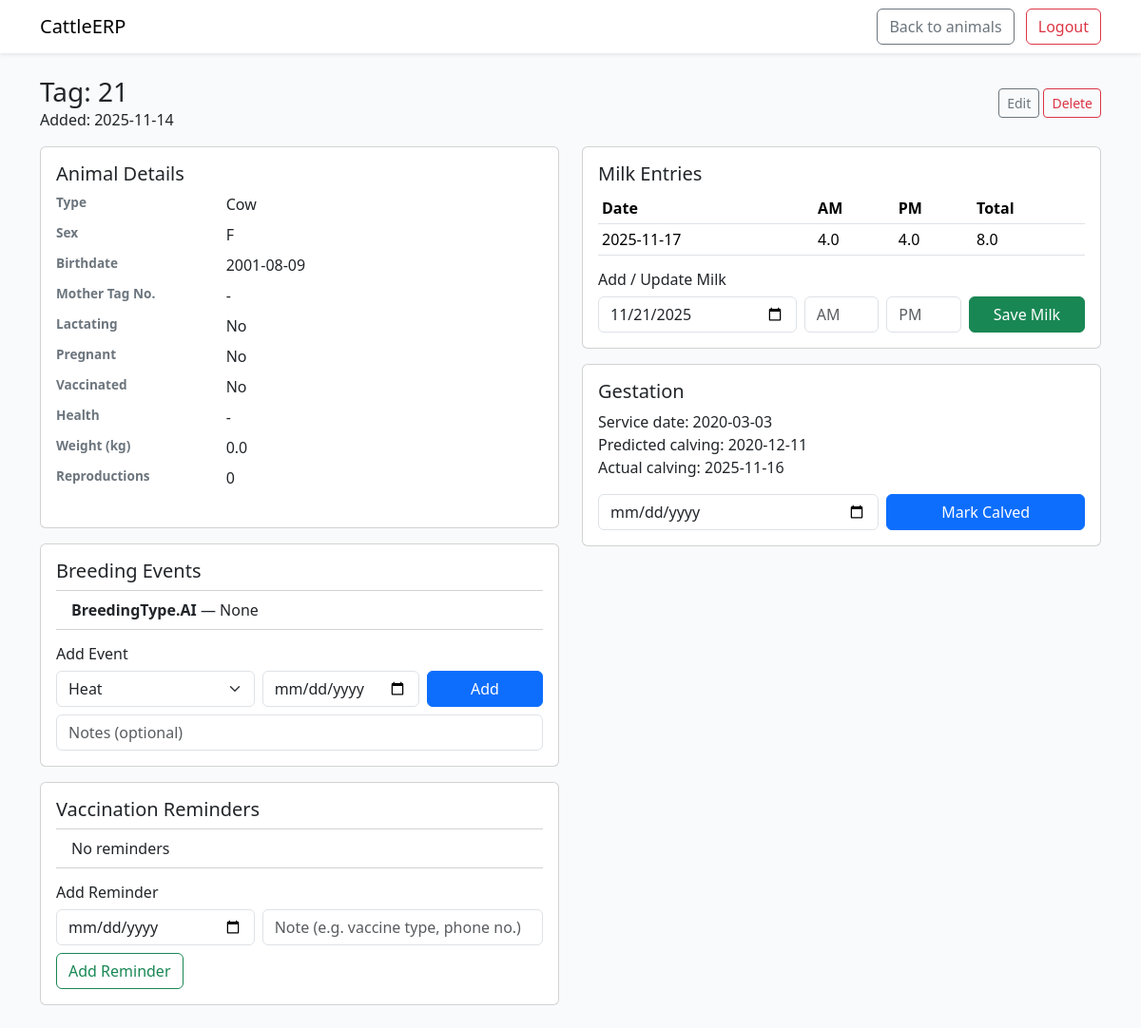
The app's page /animals/3 (signed in) with its own data.
### app/main.py (models this page shows)
class Animal(SQLModel, table=True):
    id: Optional[int] = Field(default=None, primary_key=True)
    tag_no: str = Field(index=True, unique=True)
    sex: str  # "F" or "M"
    birthdate: date
    breed_id: Optional[int] = Field(default=None, foreign_key="breed.id")
    farm_id: Optional[int] = Field(default=None, foreign_key="farm.id")
    cattle_type: str = Field(default="Cow")  # Cow / Buffalo / etc.
    mother_tag_no: Optional[str] = Field(default=None)
    lactating: bool = Field(default=False)
    pregnant: bool = Field(default=False)
    vaccinated: bool = Field(default=False)
    health: Optional[str] = Field(default=None)
    weight: float = Field(default=0.0)
    reproductions: int = Field(default=0)
    created_at: datetime = Field(default_factory=datetime.utcnow)

class BreedingEvent(SQLModel, table=True):
    id: Optional[int] = Field(default=None, primary_key=True)
    animal_id: int = Field(foreign_key="animal.id", index=True)
    event_type: BreedingType
    event_date: date
    notes: Optional[str] = None

class MilkYieldDaily(SQLModel, table=True):
    id: Optional[int] = Field(default=None, primary_key=True)
    animal_id: int = Field(foreign_key="animal.id", index=True)
    entry_date: date = Field(index=True)
    am_liters: float = 0.0
    pm_liters: float = 0.0
    total_liters: float = 0.0

class Gestation(SQLModel, table=True):
    id: Optional[int] = Field(default=None, primary_key=True)
    animal_id: int = Field(foreign_key="animal.id", index=True)
    service_date: date  # when conception assumed
    predicted_calving_date: date
    actual_calving_date: Optional[date] = None
    notes: Optional[str] = None

### app/main.py (the view)
@app.get("/animals/{animal_id}", response_class=HTMLResponse)
def animal_detail(
    request: Request,
    animal_id: int,
    session: Session = Depends(get_session),
):
    user = get_current_user(request, session)
    if not user:
        return RedirectResponse(url="/login", status_code=302)
    animal = session.get(Animal, animal_id)
    if not animal:
        raise HTTPException(status_code=404, detail="Animal not found")
    if user.farm_id and not user.is_admin and animal.farm_id != user.farm_id:
        raise HTTPException(status_code=403, detail="Not allowed")
    breeding_events = session.exec(
        select(BreedingEvent)
        .where(BreedingEvent.animal_id == animal_id)
        .order_by(BreedingEvent.event_date.desc())
    ).all()
    gestation = session.exec(
        select(Gestation)
        .where(Gestation.animal_id == animal_id)
        .order_by(Gestation.service_date.desc())
    ).first()
    milk_entries = session.exec(
        select(MilkYieldDaily)
        .where(MilkYieldDaily.animal_id == animal_id)
        .order_by(MilkYieldDaily.entry_date.desc())
    ).all()
    vac_reminders = session.exec(
        select(VaccinationReminder)
        .where(VaccinationReminder.animal_id == animal_id)
        .order_by(VaccinationReminder.reminder_date.desc())
    ).all()
    return templates.TemplateResponse(
        "animal_detail.html",
        {
            "request": request,
            "animal": animal,
            "breeding_events": breeding_events,
            "gestation": gestation,
            "milk_entries": milk_entries,
            "vac_reminders": vac_reminders,
            "DEFAULT_GESTATION_DAYS": DEFAULT_GESTATION_DAYS,
            "today": date.today(),
            "user": user,
        },
    )

### templates/animal_detail.html (shortened to what this page needs)
<!doctype html>
<html lang="en">
  <head>
    <link href="https://cdn.jsdelivr.net/npm/bootstrap@5.3.2/dist/css/bootstrap.min.css" rel="stylesheet">
  </head>
  <body>
    <nav class="navbar navbar-expand-lg bg-white shadow-sm">
      <div class="container">
        <a class="navbar-brand" href="/dashboard">CattleERP</a>
        <div class="ms-auto">
          <a class="btn btn-outline-secondary" href="/animals">Back to animals</a>
          <a class="btn btn-outline-danger ms-2" href="/logout">Logout</a>
        </div>
      </div>
    </nav>
    <main class="container py-4">
      <div class="d-flex align-items-center justify-content-between mb-3">
        <div>
          <h3 class="mb-0">Tag: {{ animal.tag_no }}</h3>
          <div class="small-muted">Added: {{ animal.created_at.strftime('%Y-%m-%d') }}</div>
        </div>
        <div>
          <a class="btn btn-sm btn-outline-secondary" href="/animals/{{ animal.id }}/edit">Edit</a>
          <form method="post" action="/animals/{{ animal.id }}/delete" style="display:inline-block" onsubmit="return confirm('Delete this animal?');">
            <button class="btn btn-sm btn-outline-danger">Delete</button>
          </form>
        </div>
      </div>
      <div class="row g-4">
        <div class="col-lg-6">
          <div class="card p-3">
            <h5>Animal Details</h5>
            <dl class="row">
              <dt class="col-sm-4 label">Type</dt><dd class="col-sm-8">{{ animal.cattle_type }}</dd>
              <dt class="col-sm-4 label">Sex</dt><dd class="col-sm-8">{{ animal.sex }}</dd>
              <dt class="col-sm-4 label">Birthdate</dt><dd class="col-sm-8">{{ animal.birthdate }}</dd>
              <dt class="col-sm-4 label">Mother Tag No.</dt><dd class="col-sm-8">{{ animal.mother_tag_no or "-" }}</dd>
              <dt class="col-sm-4 label">Lactating</dt><dd class="col-sm-8">{% if animal.lactating %}Yes{% else %}No{% endif %}</dd>
              <dt class="col-sm-4 label">Pregnant</dt><dd class="col-sm-8">{% if animal.pregnant %}Yes{% else %}No{% endif %}</dd>
              <dt class="col-sm-4 label">Vaccinated</dt><dd class="col-sm-8">{% if animal.vaccinated %}Yes{% else %}No{% endif %}</dd>
              <dt class="col-sm-4 label">Health</dt><dd class="col-sm-8">{{ animal.health or "-" }}</dd>
              <dt class="col-sm-4 label">Weight (kg)</dt><dd class="col-sm-8">{{ "%.1f"|format(animal.weight or 0.0) }}</dd>
              <dt class="col-sm-4 label">Reproductions</dt><dd class="col-sm-8">{{ animal.reproductions or 0 }}</dd>
            </dl>
          </div>
          <div class="card p-3 mt-3">
            <h5>Breeding Events</h5>
            <ul class="list-group list-group-flush mb-3">
              {% for ev in breeding_events %}
              <li class="list-group-item">
                <div><strong>{{ ev.event_type }}</strong> — {{ ev.event_date }}</div>
              </li>
              {% else %}
              <li class="list-group-item small-muted">No breeding events</li>
              {% endfor %}
            </ul>
            <h6 class="mb-2">Add Event</h6>
            <form method="post" action="/breeding/{{ animal.id }}/event" class="row g-2">
              <div class="col-5">
                <select name="event_type" class="form-select">
                  <option value="Heat">Heat</option>
                </select>
              </div>
              <div class="col-4"><input name="event_date" type="date" class="form-control" required /></div>
              <div class="col-3"><button class="btn btn-primary w-100">Add</button></div>
              <div class="col-12 mt-2">
                <input name="notes" class="form-control" placeholder="Notes (optional)" />
              </div>
            </form>
          </div>
          <div class="card p-3 mt-3">
            <h5>Vaccination Reminders</h5>
            <ul class="list-group list-group-flush mb-3">
              {% for r in vac_reminders %}
              <li class="list-group-item">
                <div><strong>{{ r.reminder_date }}</strong></div>
                <div class="small-muted">{{ r.notes or "" }}</div>
              </li>
              {% else %}
              <li class="list-group-item small-muted">No reminders</li>
              {% endfor %}
            </ul>
            <h6 class="mb-2">Add Reminder</h6>
            <form method="post" action="/animals/{{ animal.id }}/vaccination_reminder" class="row g-2">
              <div class="col-5">
                <input name="reminder_date" type="date" class="form-control" required />
              </div>
              <div class="col-7">
                <input name="notes" class="form-control" placeholder="Note (e.g. vaccine type, phone no.)"/>
              </div>
              <div class="col-12 mt-2">
                <button class="btn btn-outline-success">Add Reminder</button>
              </div>
            </form>
          </div>
        </div>
        <div class="col-lg-6">
          <div class="card p-3">
            <h5>Milk Entries</h5>
            <table class="table table-sm mb-0">
              <thead><tr><th>Date</th><th>AM</th><th>PM</th><th>Total</th></tr></thead>
              <tbody>
                {% for m in milk_entries %}
                  <tr>
                    <td>{{ m.entry_date }}</td>
                    <td>{{ m.am_liters }}</td>
                    <td>{{ m.pm_liters }}</td>
                    <td>{{ m.total_liters }}</td>
                  </tr>
                {% else %}
                  <tr><td colspan="4" class="small-muted">No milk data</td></tr>
                {% endfor %}
              </tbody>
            </table>
            <h6 class="mt-3">Add / Update Milk</h6>
            <form method="post" action="/milk/{{ animal.id }}" class="row g-2">
              <div class="col-5">
                <input name="entry_date" type="date" class="form-control" value="{{ today }}" required />
              </div>
              <div class="col-2">
                <input name="am_liters" type="number" step="0.1" class="form-control" placeholder="AM" />
              </div>
              <div class="col-2">
                <input name="pm_liters" type="number" step="0.1" class="form-control" placeholder="PM" />
              </div>
              <div class="col-3">
                <button class="btn btn-success w-100">Save Milk</button>
              </div>
            </form>
          </div>
          <div class="card p-3 mt-3">
            <h5>Gestation</h5>
            {% if gestation %}
              <div>Service date: {{ gestation.service_date }}</div>
              <div>Predicted calving: {{ gestation.predicted_calving_date }}</div>
              {% if gestation.actual_calving_date %}<div>Actual calving: {{ gestation.actual_calving_date }}</div>{% endif %}
              <form method="post" action="/gestation/{{ animal.id }}/calved" class="row g-2 mt-2">
                <div class="col-7"><input name="calving_date" type="date" class="form-control" required /></div>
                <div class="col-5"><button class="btn btn-primary w-100">Mark Calved</button></div>
              </form>
            {% else %}
              <div class="small-muted">No gestation records</div>
            {% endif %}
          </div>
        </div>
      </div>
    </main>
  </body>
</html>

### templates/animal_detail.html (style rules this page uses)
body { background:#f8fafb; }
.label { font-size:.85rem; color:#6c757d; }

### records on screen
Animal: tag_no "21", created_at "2025-11-14", cattle_type "Cow", sex "F", birthdate "2001-08-09", mother_tag_no "-", health "-", weight "0.0", reproductions "0"
BreedingEvent: event_type "BreedingType.AI", event_date "None"
MilkYieldDaily: entry_date "2025-11-17", am_liters "4.0", pm_liters "4.0", total_liters "8.0"
Gestation: service_date "2020-03-03", predicted_calving_date "2020-12-11", actual_calving_date "2025-11-16"
